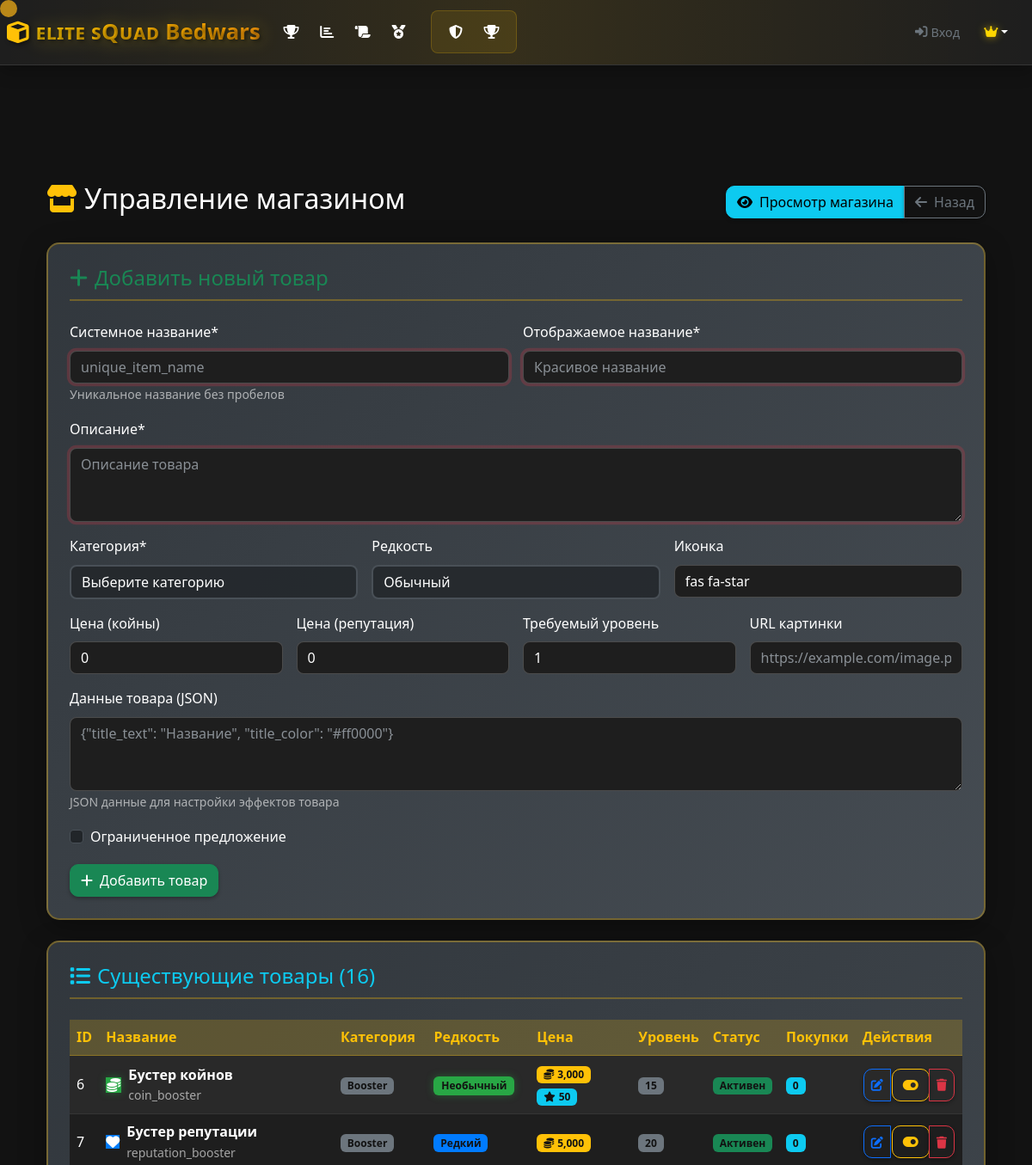
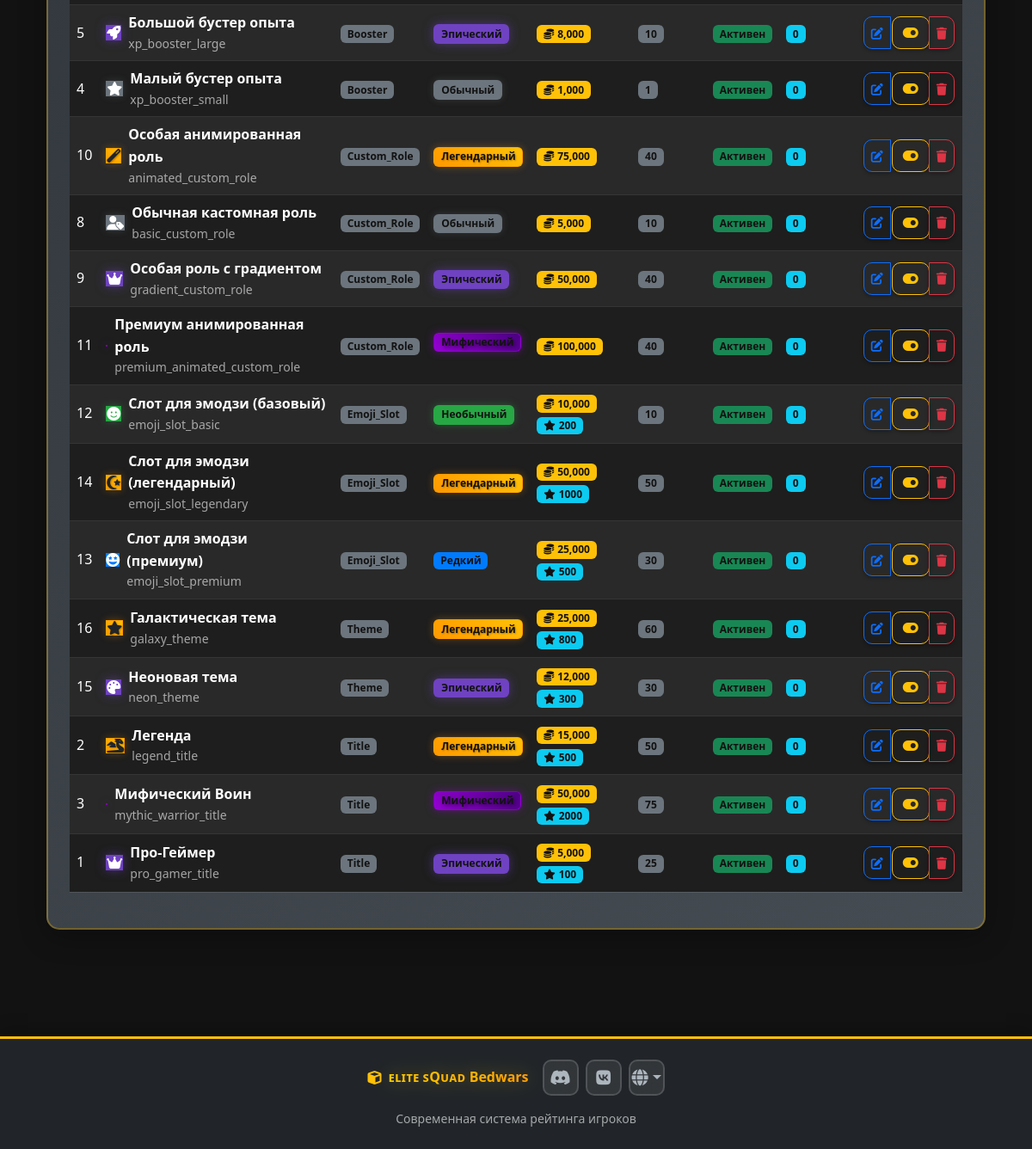
The page /admin/shop (signed in) on the database its author committed (2 pictures, top to bottom).
### models.py (models this page shows, shortened)
class ShopItem(db.Model):
    id = db.Column(db.Integer, primary_key=True)
    name = db.Column(db.String(100), nullable=False, unique=True)
    display_name = db.Column(db.String(200), nullable=False)
    description = db.Column(db.Text, nullable=False)
    category = db.Column(db.String(50), nullable=False)  # title, booster, theme, gradient, avatar, cursor
    price_coins = db.Column(db.Integer, default=0, nullable=False)
    price_reputation = db.Column(db.Integer, default=0, nullable=False)
    unlock_level = db.Column(db.Integer, default=1, nullable=False)
    rarity = db.Column(db.String(20), default='common', nullable=False)
    icon = db.Column(db.String(50), default='fas fa-star', nullable=False)
    image_url = db.Column(db.String(500), nullable=True)  # URL for item image
    item_data = db.Column(db.Text, nullable=True)  # JSON data for item effects
    is_limited_time = db.Column(db.Boolean, default=False, nullable=False)
    is_active = db.Column(db.Boolean, default=True, nullable=False)
    created_at = db.Column(db.DateTime, default=datetime.utcnow)
    purchases = db.relationship('ShopPurchase', backref='item', lazy=True, cascade='all, delete-orphan')

### routes.py (the view)
@app.route('/admin/shop')
def admin_shop():
    if not session.get('is_admin'):
        flash('Доступ запрещён', 'error')
        return redirect(url_for('index'))
    shop_items = ShopItem.query.order_by(ShopItem.category, ShopItem.name).all()
    shop_items_data = []
    for item in shop_items:
        shop_items_data.append({
            'id': item.id,
            'name': item.name,
            'display_name': item.display_name,
            'description': item.description,
            'category': item.category,
            'price_coins': item.price_coins,
            'price_reputation': item.price_reputation,
            'unlock_level': item.unlock_level,
            'rarity': item.rarity,
            'icon': item.icon,
            'image_url': item.image_url,
            'item_data': item.item_data,
            'is_limited_time': item.is_limited_time,
            'is_active': item.is_active,
            'created_at': item.created_at.isoformat() if item.created_at else None
        })
    return render_template('admin_shop.html', shop_items=shop_items, shop_items_data=shop_items_data)

### routes.py (called while the page is built)
@app.context_processor
def inject_current_player():
    current_player = None
    player_nickname = session.get('player_nickname')
    if player_nickname:
        current_player = Player.query.filter_by(nickname=player_nickname).first()
    if 'language' not in session:
        session['language'] = 'ru'
    return dict(current_player=current_player, current_language=session.get('language', 'ru'))

### templates/admin_shop.html (shortened to what this page needs)
{% extends "base.html" %}
{% block content %}
<div class="container-fluid py-4">
    <div class="d-flex justify-content-between align-items-center mb-4">
        <h2 class="page-title">
            <i class="fas fa-store text-warning me-2 glow-effect"></i>Управление магазином
        </h2>
        <div class="btn-group">
            <a href="{{ url_for('shop') }}" class="btn btn-info">
                <i class="fas fa-eye me-2"></i>Просмотр магазина
            </a>
            <a href="{{ url_for('admin') }}" class="btn btn-outline-secondary">
                <i class="fas fa-arrow-left me-2"></i>Назад
            </a>
        </div>
    </div>
    <div class="admin-form-card mb-4">
        <h4 class="text-success mb-4">
            <i class="fas fa-plus me-2"></i>Добавить новый товар
        </h4>
        <form method="POST" action="{{ url_for('admin_add_shop_item') }}">
            <div class="row g-3">
                <div class="col-md-6">
                    <label class="form-label">Системное название*</label>
                    <input type="text" class="form-control" name="name" required placeholder="unique_item_name">
                    <small class="text-muted">Уникальное название без пробелов</small>
                </div>
                <div class="col-md-6">
                    <label class="form-label">Отображаемое название*</label>
                    <input type="text" class="form-control" name="display_name" required placeholder="Красивое название">
                </div>
                <div class="col-12">
                    <label class="form-label">Описание*</label>
                    <textarea class="form-control" name="description" required placeholder="Описание товара" rows="3"></textarea>
                </div>
                <div class="col-md-4">
                    <label class="form-label">Категория*</label>
                    <select class="form-select" name="category" required>
                        <option value="">Выберите категорию</option>
                    </select>
                </div>
                <div class="col-md-4">
                    <label class="form-label">Редкость</label>
                    <select class="form-select" name="rarity" required>
                        <option value="common">Обычный</option>
                    </select>
                </div>
                <div class="col-md-4">
                    <label class="form-label">Иконка</label>
                    <input type="text" class="form-control" name="icon" value="fas fa-star" placeholder="fas fa-star">
                </div>
                <div class="col-md-3">
                    <label class="form-label">Цена (койны)</label>
                    <input type="number" class="form-control" name="price_coins" min="0" value="0">
                </div>
                <div class="col-md-3">
                    <label class="form-label">Цена (репутация)</label>
                    <input type="number" class="form-control" name="price_reputation" min="0" value="0">
                </div>
                <div class="col-md-3">
                    <label class="form-label">Требуемый уровень</label>
                    <input type="number" class="form-control" name="unlock_level" min="1" value="1">
                </div>
                <div class="col-md-3">
                    <label class="form-label">URL картинки</label>
                    <input type="url" class="form-control" name="image_url" placeholder="https://example.com/image.png">
                </div>
                <div class="col-12">
                    <label class="form-label">Данные товара (JSON)</label>
                    <textarea class="form-control" name="item_data" placeholder='{"title_text": "Название", "title_color": "#ff0000"}' rows="3"></textarea>
                    <small class="text-muted">JSON данные для настройки эффектов товара</small>
                </div>
                <div class="col-md-6">
                    <div class="form-check">
                        <input class="form-check-input" type="checkbox" name="is_limited_time" id="limitedTime">
                        <label class="form-check-label" for="limitedTime">
                            Ограниченное предложение
                        </label>
                    </div>
                </div>
                <div class="col-12">
                    <button type="submit" class="btn btn-success">
                        <i class="fas fa-plus me-2"></i>Добавить товар
                    </button>
                </div>
            </div>
        </form>
    </div>
    <div class="admin-form-card">
        <h4 class="text-info mb-4">
            <i class="fas fa-list me-2"></i>Существующие товары ({{ shop_items|length }})
        </h4>
        {% if shop_items %}
        <div class="table-responsive">
            <table class="table table-dark table-striped">
                <thead class="table-warning">
                    <tr>
                        <th>ID</th>
                        <th>Название</th>
                        <th>Категория</th>
                        <th>Редкость</th>
                        <th>Цена</th>
                        <th>Уровень</th>
                        <th>Статус</th>
                        <th>Покупки</th>
                        <th>Действия</th>
                    </tr>
                </thead>
                <tbody>
                    {% for item in shop_items %}
                    <tr>
                        <td>{{ item.id }}</td>
                        <td>
                            <div class="d-flex align-items-center">
                                <i class="{{ item.icon }} me-2 rarity-{{ item.rarity }}"></i>
                                <div>
                                    <div class="fw-bold">{{ item.display_name }}</div>
                                    <div class="text-muted small">{{ item.name }}</div>
                                </div>
                            </div>
                        </td>
                        <td>
                            <span class="badge bg-secondary">{{ item.category.title() }}</span>
                        </td>
                        <td>
                            <span class="badge rarity-{{ item.rarity }}">
                                {% if item.rarity == 'common' %}Обычный
                                {% elif item.rarity == 'uncommon' %}Необычный
                                {% elif item.rarity == 'rare' %}Редкий
                                {% elif item.rarity == 'epic' %}Эпический
                                {% elif item.rarity == 'legendary' %}Легендарный
                                {% elif item.rarity == 'mythic' %}Мифический
                                {% endif %}
                            </span>
                        </td>
                        <td>
                            {% if item.price_coins > 0 %}
                                <span class="badge bg-warning text-dark">
                                    <i class="fas fa-coins me-1"></i>{{ "{:,}".format(item.price_coins) }}
                                </span>
                            {% endif %}
                            {% if item.price_reputation > 0 %}
                                <span class="badge bg-info">
                                    <i class="fas fa-star me-1"></i>{{ item.price_reputation }}
                                </span>
                            {% endif %}
                        </td>
                        <td>
                            <span class="badge bg-secondary">{{ item.unlock_level }}</span>
                        </td>
                        <td>
                            {% if item.is_active %}
                                <span class="badge bg-success">Активен</span>
                            {% else %}
                                <span class="badge bg-danger">Неактивен</span>
                            {% endif %}
                        </td>
                        <td>
                            <span class="badge bg-info">{{ item.purchases|length }}</span>
                        </td>
                        <td>
                            <div class="btn-group btn-group-sm">
                                <button class="btn btn-outline-primary" onclick="editItem({{ item.id }})" title="Редактировать">
                                    <i class="fas fa-edit"></i>
                                </button>
                                <form method="POST" action="{{ url_for('admin_toggle_shop_item', item_id=item.id) }}" style="display: inline;">
                                    <button type="submit" class="btn btn-outline-warning" title="Переключить статус">
                                        <i class="fas fa-toggle-{{ 'on' if item.is_active else 'off' }}"></i>
                                    </button>
                                </form>
                                <button class="btn btn-outline-danger" onclick="confirmDeleteItem({{ item.id }}, '{{ item.display_name }}')" title="Удалить">
                                    <i class="fas fa-trash"></i>
                                </button>
                            </div>
                        </td>
                    </tr>
                    {% endfor %}
                </tbody>
            </table>
        </div>
        {% else %}
        <div class="text-center py-4">
            <i class="fas fa-box-open fa-3x text-muted mb-3"></i>
            <h5 class="text-muted">Магазин пуст</h5>
            <p class="text-muted">Добавьте первый товар используя форму выше</p>
        </div>
        {% endif %}
    </div>
</div>
{% endblock %}

### rows shown on the page
ShopItem: id "6", display_name "Бустер койнов", name "coin_booster", category "Booster", rarity "Необычный", price_coins "3,000", price_reputation "50", unlock_level "15", is_active "Активен", purchases|length "0"
ShopItem: id "7", display_name "Бустер репутации", name "reputation_booster", category "Booster", rarity "Редкий", price_coins "5,000", unlock_level "20", is_active "Активен", purchases|length "0"
ShopItem: id "5", display_name "Большой бустер опыта", name "xp_booster_large", category "Booster", rarity "Эпический", price_coins "8,000", unlock_level "10", is_active "Активен", purchases|length "0"
ShopItem: id "4", display_name "Малый бустер опыта", name "xp_booster_small", category "Booster", rarity "Обычный", price_coins "1,000", unlock_level "1", is_active "Активен", purchases|length "0"
ShopItem: id "10", display_name "Особая анимированная роль", name "animated_custom_role", category "Custom_Role", rarity "Легендарный", price_coins "75,000", unlock_level "40", is_active "Активен", purchases|length "0"
ShopItem: id "8", display_name "Обычная кастомная роль", name "basic_custom_role", category "Custom_Role", rarity "Обычный", price_coins "5,000", unlock_level "10", is_active "Активен", purchases|length "0"
ShopItem: id "9", display_name "Особая роль с градиентом", name "gradient_custom_role", category "Custom_Role", rarity "Эпический", price_coins "50,000", unlock_level "40", is_active "Активен", purchases|length "0"
ShopItem: id "11", display_name "Премиум анимированная роль", name "premium_animated_custom_role", category "Custom_Role", rarity "Мифический", price_coins "100,000", unlock_level "40", is_active "Активен", purchases|length "0"
ShopItem: id "12", display_name "Слот для эмодзи (базовый)", name "emoji_slot_basic", category "Emoji_Slot", rarity "Необычный", price_coins "10,000", price_reputation "200", unlock_level "10", is_active "Активен", purchases|length "0"
ShopItem: id "14", display_name "Слот для эмодзи (легендарный)", name "emoji_slot_legendary", category "Emoji_Slot", rarity "Легендарный", price_coins "50,000", price_reputation "1000", unlock_level "50", is_active "Активен", purchases|length "0"
ShopItem: id "13", display_name "Слот для эмодзи (премиум)", name "emoji_slot_premium", category "Emoji_Slot", rarity "Редкий", price_coins "25,000", price_reputation "500", unlock_level "30", is_active "Активен", purchases|length "0"
ShopItem: id "16", display_name "Галактическая тема", name "galaxy_theme", category "Theme", rarity "Легендарный", price_coins "25,000", price_reputation "800", unlock_level "60", is_active "Активен", purchases|length "0"
ShopItem: id "15", display_name "Неоновая тема", name "neon_theme", category "Theme", rarity "Эпический", price_coins "12,000", price_reputation "300", unlock_level "30", is_active "Активен", purchases|length "0"
ShopItem: id "2", display_name "Легенда", name "legend_title", category "Title", rarity "Легендарный", price_coins "15,000", price_reputation "500", unlock_level "50", is_active "Активен", purchases|length "0"
ShopItem: id "3", display_name "Мифический Воин", name "mythic_warrior_title", category "Title", rarity "Мифический", price_coins "50,000", price_reputation "2000", unlock_level "75", is_active "Активен", purchases|length "0"
ShopItem: id "1", display_name "Про-Геймер", name "pro_gamer_title", category "Title", rarity "Эпический", price_coins "5,000", price_reputation "100", unlock_level "25", is_active "Активен", purchases|length "0"

### other values the page prints
{{ shop_items|length }} "16"
